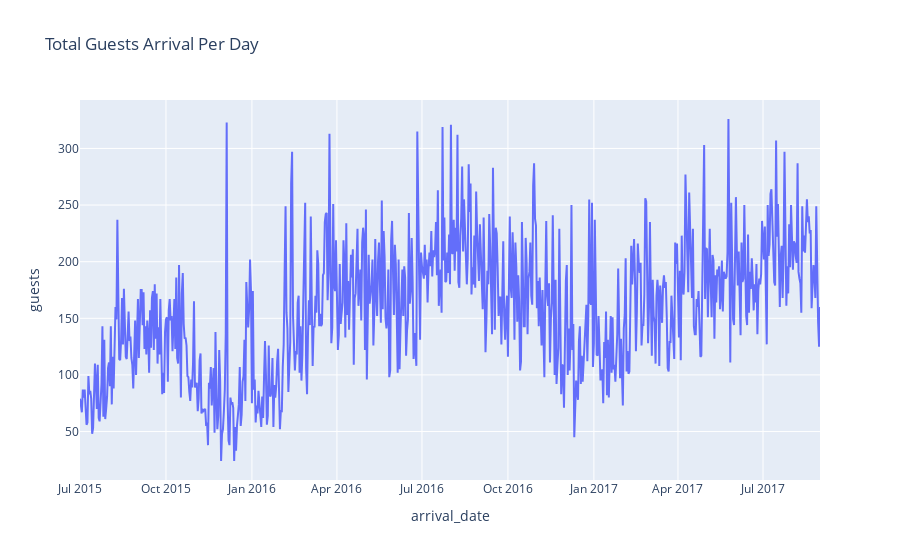

Write notebook code for a chart like this one.
### Code cell
fig = px.line(sum_guests_per_day, x='arrival_date', y='guests', title='Total Guests Arrival Per Day')
fig.show()

### Figure 1 — Plotly figure (JSON) as saved in the notebook; plotly's stock layout.template omitted (floating-point values rounded to 4 significant figures; data arrays with more than 128 entries replaced by an {"elided": "..."} marker saying what was removed)
{"data": [{"hovertemplate": "arrival_date=%{x}<br>guests=%{y}<extra></extra>", "legendgroup": "", "line": {"color": "#636efa", "dash": "solid"}, "marker": {"symbol": "circle"}, "mode": "lines", "name": "", "orientation": "v", "showlegend": false, "type": "scatter", "x": {"elided": "793 str values"}, "xaxis": "x", "y": {"elided": "793 float values"}, "yaxis": "y"}], "layout": {"legend": {"tracegroupgap": 0}, "title": {"text": "Total Guests Arrival Per Day"}, "xaxis": {"anchor": "y", "domain": [0, 1], "title": {"text": "arrival_date"}}, "yaxis": {"anchor": "x", "domain": [0, 1], "title": {"text": "guests"}}}}
